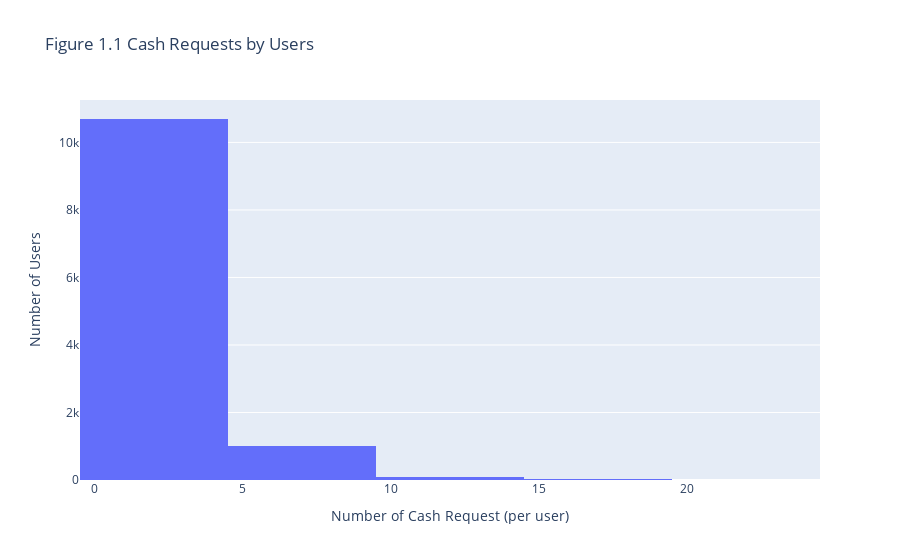
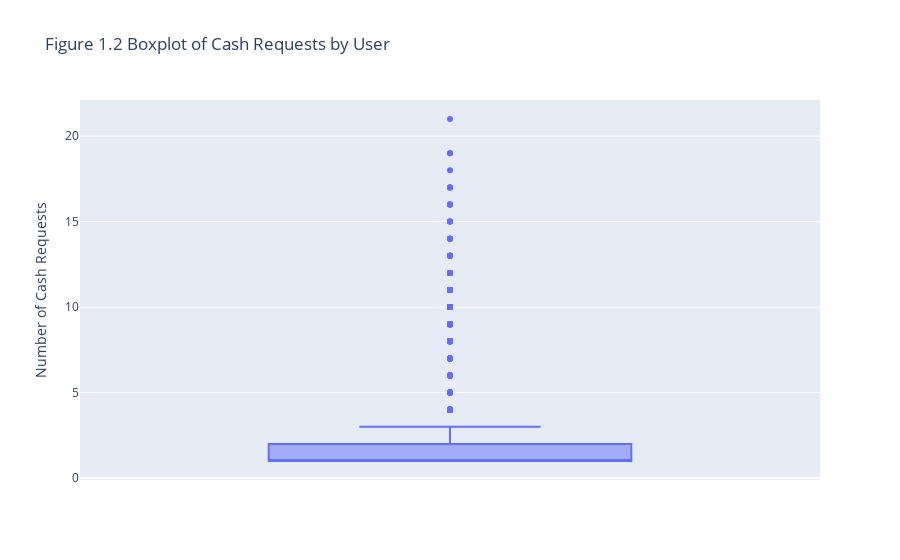

The notebook cell these images were saved under, in order:
### Code cell
# Let's see the data in a visual way so we can decide if they are already clean or we need to clean out the outliers.

df_cr['real_users'] = df_cr['user_id'].combine_first(df_cr['deleted_account_id'])

# Let's create the new subdataset. The index will be users.

cr_per_user = df_cr.groupby('real_users')['id'].count().reset_index(name='n_cr_per_u')

# Let's see an histogram 
fig1 = px.histogram(cr_per_user, x='n_cr_per_u', nbins=5, title='Figure 1.1 Cash Requests by Users')
fig1.update_layout(xaxis_title='Number of Cash Request (per user)', yaxis_title='Number of Users')
fig1.show()

# And what about a boxplot to help understand this dataset?
fig2 = px.box(cr_per_user, y='n_cr_per_u', title='Figure 1.2 Boxplot of Cash Requests by User')
fig2.update_layout(yaxis_title='Number of Cash Requests')
fig2.show()

# And what about the average? 2 decimals
mean_cr_per_user = cr_per_user['n_cr_per_u'].mean()
print(f"The average requests by user are: {mean_cr_per_user:.2f}")

### Figure 1 — Plotly figure (JSON) as saved in the notebook; plotly's stock layout.template omitted (floating-point values rounded to 4 significant figures; data arrays with more than 128 entries replaced by an {"elided": "..."} marker saying what was removed)
{"data": [{"bingroup": "x", "hovertemplate": "n_cr_per_u=%{x}<br>count=%{y}<extra></extra>", "legendgroup": "", "marker": {"color": "#636efa", "pattern": {"shape": ""}}, "name": "", "nbinsx": 5, "orientation": "v", "showlegend": false, "type": "histogram", "x": {"elided": "11793 int values"}, "xaxis": "x", "yaxis": "y"}], "layout": {"barmode": "relative", "legend": {"tracegroupgap": 0}, "title": {"text": "Figure 1.1 Cash Requests by Users"}, "xaxis": {"anchor": "y", "domain": [0, 1], "title": {"text": "Number of Cash Request (per user)"}}, "yaxis": {"anchor": "x", "domain": [0, 1], "title": {"text": "Number of Users"}}}}

### Figure 2 — Plotly figure (JSON) as saved in the notebook; plotly's stock layout.template omitted (floating-point values rounded to 4 significant figures; data arrays with more than 128 entries replaced by an {"elided": "..."} marker saying what was removed)
{"data": [{"alignmentgroup": "True", "hovertemplate": "n_cr_per_u=%{y}<extra></extra>", "legendgroup": "", "marker": {"color": "#636efa"}, "name": "", "notched": false, "offsetgroup": "", "orientation": "v", "showlegend": false, "type": "box", "x0": " ", "xaxis": "x", "y": {"elided": "11793 int values"}, "y0": " ", "yaxis": "y"}], "layout": {"boxmode": "group", "legend": {"tracegroupgap": 0}, "title": {"text": "Figure 1.2 Boxplot of Cash Requests by User"}, "xaxis": {"anchor": "y", "domain": [0, 1]}, "yaxis": {"anchor": "x", "domain": [0, 1], "title": {"text": "Number of Cash Requests"}}}}
